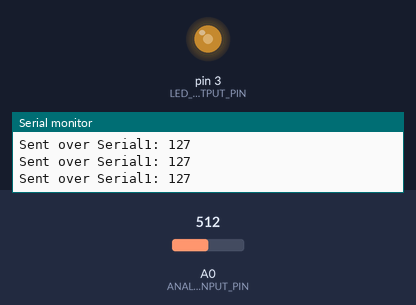
Bench run of a sketch on a simulated Arduino Mega 2560, built with avr-gcc and run on an emulated ATmega2560. Shown: output pins drawn as LEDs (lit = HIGH), the last lines printed to the serial monitor. The inputs (shaded band) are chosen by the test bench; at power-on: A0 (ANALOG_INPUT_PIN) = 512.

Above: at 1.2 s.
1.3 s: A0 (ANALOG_INPUT_PIN) set to 532
At 1.7 s:
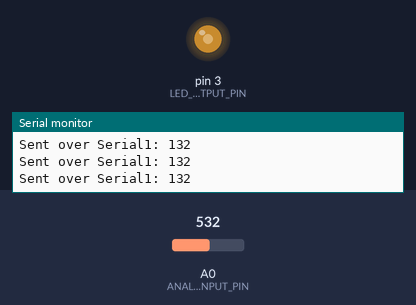
2.8 s: A0 (ANALOG_INPUT_PIN) set to 900
At 3.3 s:
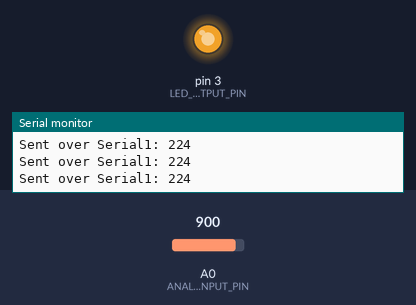
4.3 s: A0 (ANALOG_INPUT_PIN) set to 888
At 5.1 s:
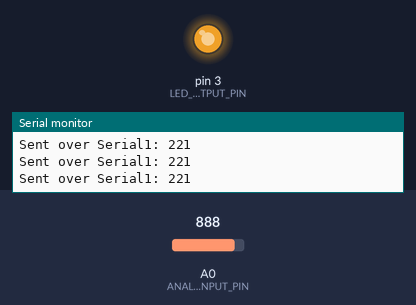
5.8 s: A0 (ANALOG_INPUT_PIN) set to 122
At 6.6 s:
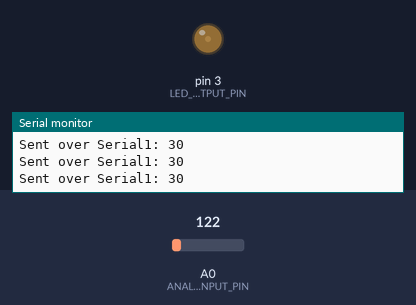
7.3 s: A0 (ANALOG_INPUT_PIN) set to 113
At 7.6 s:
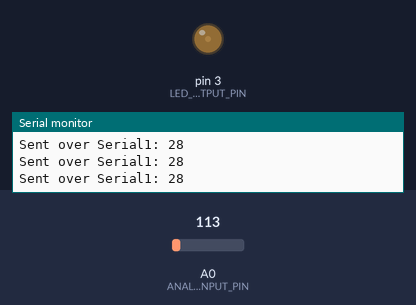
10.3 s: A0 (ANALOG_INPUT_PIN) set to 0
At 11.2 s:
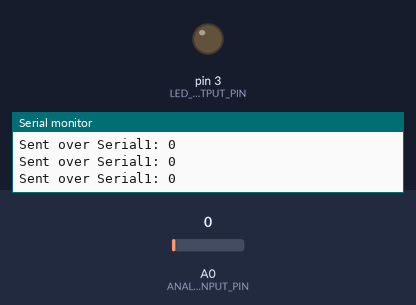
Timing chart, 0 to 12.8 s (numbered marks = the images above; inputs shaded):
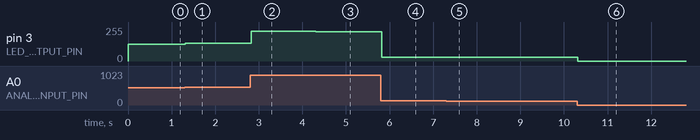

Measured:
- after the input at 1.3 s, pin 3 (LED_OUTPUT_PIN): 127/255 → 132/255 at once
- after the input at 2.8 s, pin 3 (LED_OUTPUT_PIN): 132/255 → 224/255 at once
- after the input at 4.3 s, pin 3 (LED_OUTPUT_PIN): 224/255 → 221/255 at once
- after the input at 5.8 s, pin 3 (LED_OUTPUT_PIN): 221/255 → 30/255 at once
- after the input at 7.3 s, pin 3 (LED_OUTPUT_PIN): 30/255 → 28/255 at once
- after the input at 10.3 s, pin 3 (LED_OUTPUT_PIN): 28/255 → 0/255 at once

The sketch:

SimpleSerial1Transmitter.ino
```cpp
/**
 * Reads in an analog value off of ANALOG_INPUT_PIN and transmits it
 * via Serial1. Also turns sets brightness of LED on LED_OUTPUT_PIN
 * accordingly.
 *
 * By Jon E. Froehlich
 * @jonfroehlich
 * http://makeabilitylab.io
 *
 */

const int DELAY_MS = 5;
const int ANALOG_INPUT_PIN = A0;
const int LED_OUTPUT_PIN = 3;
int _lastOutVal = -1;

void setup() {
  Serial.begin(9600);    // Initialize the Serial monitor for debugging
  Serial1.begin(9600);   // Initialize Serial1 for receiving data from RX pin

  digitalWrite(LED_BUILTIN, LOW); // Use LED_BUILTIN to communicate sending status

  pinMode(ANALOG_INPUT_PIN, INPUT); // analog input
  pinMode(LED_OUTPUT_PIN, OUTPUT);  // set LED brightness based on analog in
}

void loop() {
  int analogVal = analogRead(ANALOG_INPUT_PIN);
  int outVal = map(analogVal, 0, 1023, 0, 255);

  // We only send data when the analog input value has changed
  if(_lastOutVal != outVal){

    // Send the data out of the TX pin using Serial1
    // Since we're using println, the data will be encoded as text
    Serial1.println(outVal);

    // Set the local LED pin value
    analogWrite(LED_OUTPUT_PIN, outVal);

    // Turn on built-in LED for data send feedback. TX light should
    // also turn on.
    digitalWrite(LED_BUILTIN, HIGH);
    delay(100); // just delay here so we can see LED_BUILTIN light up
  }else{
    digitalWrite(LED_BUILTIN, LOW);
  }

  Serial.print("Sent over Serial1: ");
  Serial.println(outVal);

  delay(DELAY_MS);

  // Save the last output value
  _lastOutVal = outVal;
}
```
